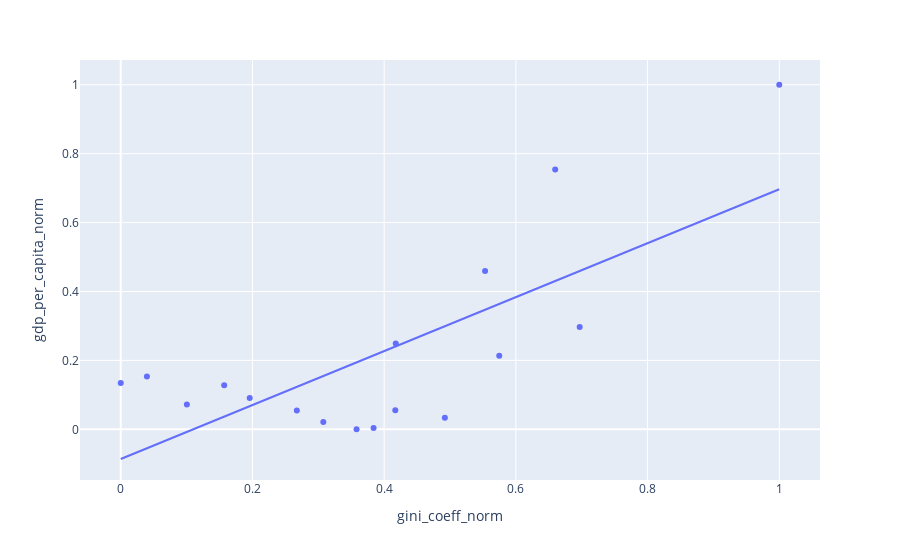

The notebook cell saved with this chart:
### Code cell
min_max_scaler = preprocessing.MinMaxScaler()
df_stats_new['gini_coeff_norm'] =  min_max_scaler.fit_transform(df_stats_new[['gini_coeff']])
df_stats_new['gdp_per_capita_norm'] =  min_max_scaler.fit_transform(df_stats_new[['gdp_per_capita']])
px.scatter(df_stats_new, x = 'gini_coeff_norm', y = 'gdp_per_capita_norm', trendline = 'ols')

### Figure 1 — Plotly figure (JSON) as saved in the notebook; plotly's stock layout.template omitted (floating-point values rounded to 4 significant figures)
{"data": [{"hovertemplate": "gini_coeff_norm=%{x}<br>gdp_per_capita_norm=%{y}<extra></extra>", "legendgroup": "", "marker": {"color": "#636efa", "symbol": "circle"}, "mode": "markers", "name": "", "orientation": "v", "showlegend": false, "type": "scatter", "x": [0.3581, 0.3839, 0.3076, 0.4922, 0.4169, 0.2674, 0.1004, 0.1959, 0.1571, 0, 0.03973, 0.4176, 0.5748, 0.6969, 0.5533, 0.6597, 1.0], "xaxis": "x", "y": [0, 0.004096, 0.02149, 0.03392, 0.05555, 0.05435, 0.07226, 0.09103, 0.1277, 0.1343, 0.1535, 0.2492, 0.2133, 0.2972, 0.4595, 0.7538, 1], "yaxis": "y"}, {"hovertemplate": "<b>OLS trendline</b><br>gdp_per_capita_norm = 0.782969 * gini_coeff_norm + -0.086083<br>R<sup>2</sup>=0.536642<br><br>gini_coeff_norm=%{x}<br>gdp_per_capita_norm=%{y} <b>(trend)</b><extra></extra>", "legendgroup": "", "marker": {"color": "#636efa", "symbol": "circle"}, "mode": "lines", "name": "", "showlegend": false, "type": "scatter", "x": [0, 0.03973, 0.1004, 0.1571, 0.1959, 0.2674, 0.3076, 0.3581, 0.3839, 0.4169, 0.4176, 0.4922, 0.5533, 0.5748, 0.6597, 0.6969, 1.0], "xaxis": "x", "y": [-0.08608, -0.05497, -0.00747, 0.0369, 0.06727, 0.1233, 0.1548, 0.1943, 0.2145, 0.2403, 0.2409, 0.2993, 0.3471, 0.3639, 0.4305, 0.4596, 0.6969], "yaxis": "y"}], "layout": {"autosize": true, "legend": {"tracegroupgap": 0}, "margin": {"t": 60}, "xaxis": {"anchor": "y", "autorange": true, "domain": [0, 1], "range": [-0.05964, 1.06], "title": {"text": "gini_coeff_norm"}, "type": "linear"}, "yaxis": {"anchor": "x", "autorange": true, "domain": [0, 1], "range": [-0.1476, 1.082], "title": {"text": "gdp_per_capita_norm"}, "type": "linear"}}}
